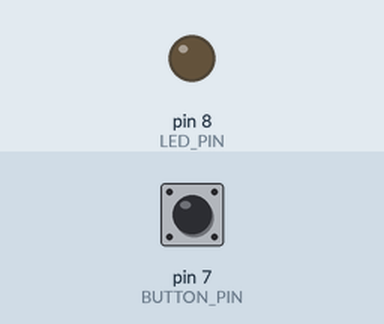
A sketch run on a simulated Arduino Uno, built with avr-gcc and run on an emulated ATmega328P. On the bench: output pins drawn as LEDs (lit = HIGH). The test bench sets the inputs (shaded band); at power-on: pin 7 (BUTTON_PIN) LOW.

Above: at 1.2 s.
1.3 s: pin 7 (BUTTON_PIN) pulled HIGH for 0.15 s
At 5.6 s:
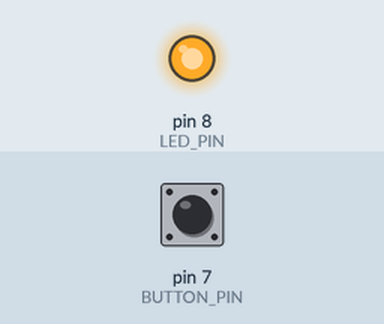
Timing chart, 0 to 10.4 s (numbered marks = the images above; inputs shaded):
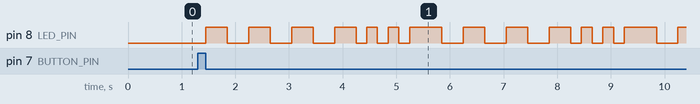

The sketch:

03-led-button-sos.ino
```cpp
#define LED_PIN 8
#define BUTTON_PIN 7

byte lastButtonState = LOW;
byte sosState = LOW;

void setup() {
  pinMode(LED_PIN, OUTPUT);
  pinMode(BUTTON_PIN, INPUT);
}

void loop() {
  byte buttonState = digitalRead(BUTTON_PIN);
  if (buttonState != lastButtonState) {
    lastButtonState = buttonState;
    if (buttonState == LOW) {
      sosState = (sosState == HIGH) ? LOW : HIGH;
      // digitalWrite(LED_PIN, sosState);
    }
  }
  if (sosState == HIGH) {
    blinkSOS();
  }
}


void blinkSOS() {
  digitalWrite(LED_PIN, HIGH);  //long blink
  delay(400);
  digitalWrite(LED_PIN, LOW);
  delay(400);
  digitalWrite(LED_PIN, HIGH);  //long blink
  delay(400);
  digitalWrite(LED_PIN, LOW);
  delay(400);
  digitalWrite(LED_PIN, HIGH);  //long blink
  delay(400);
  digitalWrite(LED_PIN, LOW);
  delay(400);
  digitalWrite(LED_PIN, HIGH);  //long blink
  delay(400);
  digitalWrite(LED_PIN, LOW);
  delay(200);
  digitalWrite(LED_PIN, HIGH);  //short blink
  delay(200);
  digitalWrite(LED_PIN, LOW);
  delay(200);
  digitalWrite(LED_PIN, HIGH);  //short blink
  delay(200);
  digitalWrite(LED_PIN, LOW);
  delay(200);
  digitalWrite(LED_PIN, HIGH);  //short blink
  delay(200);
  digitalWrite(LED_PIN, LOW);

}
```

Measured:
- after the input at 1.3 s, pin 8 (LED_PIN): LOW → HIGH after 0.15 s, then repeats every 4.0 s: 3 × (LOW 0.40 s, HIGH 0.40 s), 2 × (LOW 0.20 s, HIGH 0.20 s), LOW 0.20 s, HIGH 0.60 s
